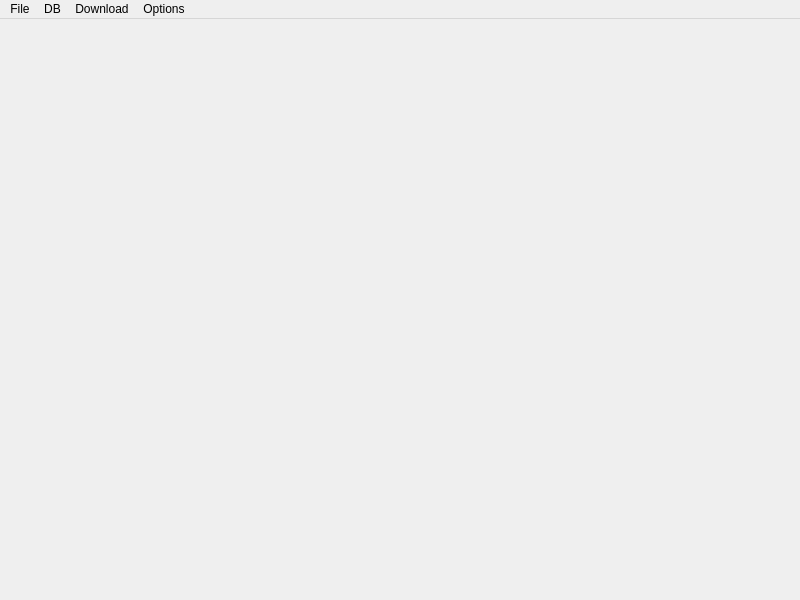
<?xml version="1.0" encoding="UTF-8"?>
<ui version="4.0">
 <class>MainWindow</class>
 <widget class="QMainWindow" name="MainWindow">
  <property name="geometry">
   <rect>
    <x>0</x>
    <y>0</y>
    <width>800</width>
    <height>600</height>
   </rect>
  </property>
  <property name="windowTitle">
   <string>MainWindow</string>
  </property>
  <widget class="QWidget" name="centralwidget">
   <layout class="QVBoxLayout" name="verticalLayout">
    <item>
     <widget class="QStackedWidget" name="mainStacked"/>
    </item>
   </layout>
  </widget>
  <widget class="QMenuBar" name="menuBar">
   <property name="geometry">
    <rect>
     <x>0</x>
     <y>0</y>
     <width>800</width>
     <height>21</height>
    </rect>
   </property>
   <widget class="QMenu" name="menuDB">
    <property name="title">
     <string>DB</string>
    </property>
    <addaction name="actionDbClear"/>
    <addaction name="actionDbClearAll"/>
   </widget>
   <widget class="QMenu" name="menuRile">
    <property name="title">
     <string>File</string>
    </property>
    <addaction name="actionExit"/>
   </widget>
   <widget class="QMenu" name="menuDownload">
    <property name="title">
     <string>Download</string>
    </property>
    <addaction name="actionDownloadFiles"/>
   </widget>
   <widget class="QMenu" name="menuOptions">
    <property name="title">
     <string>Options</string>
    </property>
    <addaction name="actionReviewCount"/>
   </widget>
   <addaction name="menuRile"/>
   <addaction name="menuDB"/>
   <addaction name="menuDownload"/>
   <addaction name="menuOptions"/>
  </widget>
  <action name="actionExit">
   <property name="text">
    <string>Exit</string>
   </property>
  </action>
  <action name="actionDbClear">
   <property name="text">
    <string>Clear</string>
   </property>
  </action>
  <action name="actionDbClearAll">
   <property name="text">
    <string>Clear All</string>
   </property>
  </action>
  <action name="actionDownloadFiles">
   <property name="text">
    <string>Image files</string>
   </property>
  </action>
  <action name="actionReviewCount">
   <property name="text">
    <string>Review Count</string>
   </property>
  </action>
 </widget>
 <resources/>
 <connections/>
</ui>
